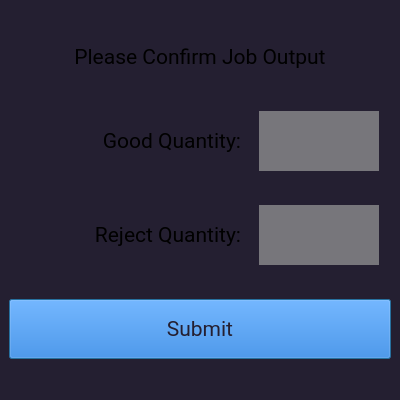
<?xml version="1.0" encoding="UTF-8"?>
<ui version="4.0">
 <class>complete_dialog</class>
 <widget class="QDialog" name="complete_dialog">
  <property name="windowModality">
   <enum>Qt::WindowModal</enum>
  </property>
  <property name="geometry">
   <rect>
    <x>0</x>
    <y>0</y>
    <width>400</width>
    <height>400</height>
   </rect>
  </property>
  <property name="windowTitle">
   <string>Dialog</string>
  </property>
  <property name="styleSheet">
   <string notr="true">background-color: rgb(36, 31, 49);</string>
  </property>
  <property name="modal">
   <bool>true</bool>
  </property>
  <layout class="QVBoxLayout" name="verticalLayout">
   <property name="spacing">
    <number>0</number>
   </property>
   <property name="leftMargin">
    <number>0</number>
   </property>
   <property name="topMargin">
    <number>0</number>
   </property>
   <property name="rightMargin">
    <number>0</number>
   </property>
   <property name="bottomMargin">
    <number>0</number>
   </property>
   <item>
    <widget class="QWidget" name="complete_layout" native="true">
     <layout class="QVBoxLayout" name="verticalLayout_2">
      <item>
       <widget class="QLabel" name="msg_text">
        <property name="minimumSize">
         <size>
          <width>0</width>
          <height>40</height>
         </size>
        </property>
        <property name="maximumSize">
         <size>
          <width>16777215</width>
          <height>40</height>
         </size>
        </property>
        <property name="font">
         <font>
          <family>Roboto</family>
          <pointsize>16</pointsize>
          <bold>false</bold>
         </font>
        </property>
        <property name="styleSheet">
         <string notr="true"/>
        </property>
        <property name="text">
         <string>Please Confirm Job Output</string>
        </property>
        <property name="alignment">
         <set>Qt::AlignCenter</set>
        </property>
        <property name="margin">
         <number>8</number>
        </property>
       </widget>
      </item>
      <item>
       <layout class="QHBoxLayout" name="horizontalLayout">
        <property name="spacing">
         <number>6</number>
        </property>
        <item>
         <widget class="QLabel" name="current_good_qty_label">
          <property name="minimumSize">
           <size>
            <width>220</width>
            <height>60</height>
           </size>
          </property>
          <property name="maximumSize">
           <size>
            <width>220</width>
            <height>60</height>
           </size>
          </property>
          <property name="font">
           <font>
            <family>Roboto</family>
            <pointsize>16</pointsize>
           </font>
          </property>
          <property name="text">
           <string>Good Quantity:</string>
          </property>
          <property name="alignment">
           <set>Qt::AlignRight|Qt::AlignTrailing|Qt::AlignVCenter</set>
          </property>
         </widget>
        </item>
        <item>
         <widget class="QLabel" name="current_good_qty_text">
          <property name="minimumSize">
           <size>
            <width>120</width>
            <height>60</height>
           </size>
          </property>
          <property name="maximumSize">
           <size>
            <width>120</width>
            <height>60</height>
           </size>
          </property>
          <property name="font">
           <font>
            <family>Roboto</family>
            <pointsize>16</pointsize>
           </font>
          </property>
          <property name="styleSheet">
           <string notr="true">background-color: rgb(119, 118, 123);</string>
          </property>
          <property name="text">
           <string/>
          </property>
          <property name="alignment">
           <set>Qt::AlignRight|Qt::AlignTrailing|Qt::AlignVCenter</set>
          </property>
          <property name="wordWrap">
           <bool>true</bool>
          </property>
          <property name="margin">
           <number>4</number>
          </property>
         </widget>
        </item>
       </layout>
      </item>
      <item>
       <layout class="QHBoxLayout" name="horizontalLayout_2">
        <item>
         <widget class="QLabel" name="current_reject_qty_label">
          <property name="minimumSize">
           <size>
            <width>220</width>
            <height>60</height>
           </size>
          </property>
          <property name="maximumSize">
           <size>
            <width>220</width>
            <height>60</height>
           </size>
          </property>
          <property name="font">
           <font>
            <family>Roboto</family>
            <pointsize>16</pointsize>
           </font>
          </property>
          <property name="text">
           <string>Reject Quantity:</string>
          </property>
          <property name="alignment">
           <set>Qt::AlignRight|Qt::AlignTrailing|Qt::AlignVCenter</set>
          </property>
         </widget>
        </item>
        <item>
         <widget class="QLabel" name="current_reject_qty_text">
          <property name="minimumSize">
           <size>
            <width>120</width>
            <height>60</height>
           </size>
          </property>
          <property name="maximumSize">
           <size>
            <width>120</width>
            <height>60</height>
           </size>
          </property>
          <property name="font">
           <font>
            <family>Roboto</family>
            <pointsize>16</pointsize>
           </font>
          </property>
          <property name="styleSheet">
           <string notr="true">background-color: rgb(119, 118, 123);</string>
          </property>
          <property name="text">
           <string/>
          </property>
          <property name="alignment">
           <set>Qt::AlignRight|Qt::AlignTrailing|Qt::AlignVCenter</set>
          </property>
          <property name="wordWrap">
           <bool>true</bool>
          </property>
          <property name="margin">
           <number>4</number>
          </property>
         </widget>
        </item>
       </layout>
      </item>
      <item>
       <widget class="QPushButton" name="submit_btn">
        <property name="minimumSize">
         <size>
          <width>200</width>
          <height>60</height>
         </size>
        </property>
        <property name="maximumSize">
         <size>
          <width>400</width>
          <height>60</height>
         </size>
        </property>
        <property name="font">
         <font>
          <family>Roboto</family>
          <pointsize>16</pointsize>
          <bold>false</bold>
         </font>
        </property>
        <property name="styleSheet">
         <string notr="true">background-color: rgb(28, 113, 216);
color: rgb(36, 31, 49);</string>
        </property>
        <property name="text">
         <string>Submit</string>
        </property>
       </widget>
      </item>
     </layout>
    </widget>
   </item>
  </layout>
 </widget>
 <resources/>
 <connections/>
</ui>
